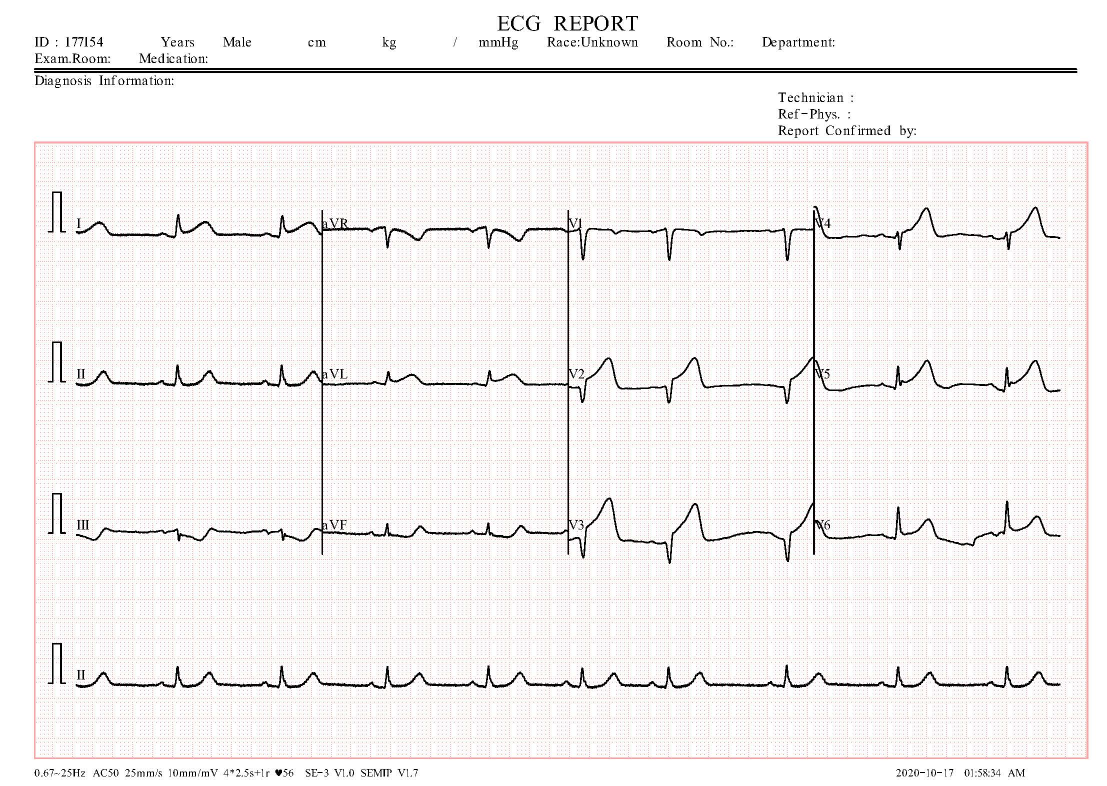
#> input picture LGXP/bolin.jpg, 2213 x 1572 px (shown at 1/2 size)
$ python -i HOS.py   (imports and definitions only)
#> lines starting #> are read from the running program, lines starting #| are printed output that depends on the picture
#> further down, picture is the input picture: shape (1572, 2213, 3); mean B, G, R 241.1, 241.4, 243.7
import cv2
import numpy as np
# from skimage.morphology import skeletonize
s_size=32
# [18 lines left out: functions neighbours, neighbours_prop, not called in this run]


def transitions(neighbours):
    n = neighbours + neighbours[0:1]    # P2, ... P9, P2
    return sum((n1, n2) == (0, 1) for n1, n2 in zip(n, n[1:]))


# [63 lines left out: function skeleton, not called in this run]


from skimage.morphology import skeletonize
import matplotlib.pyplot as plt

def hierarchy_skeletonize_image(image):
    # Convert the image to grayscale
    # gray = cv2.cvtColor(image, cv2.COLOR_BGR2GRAY)
    gray=image
    # Threshold the image to obtain a binary image
    _, binary_image = cv2.threshold(gray, 127, 255, cv2.THRESH_BINARY)
    binary_image[binary_image>1]=1
    # Skeletonize the binary image
    skeleton = skeletonize(binary_image).astype('int')
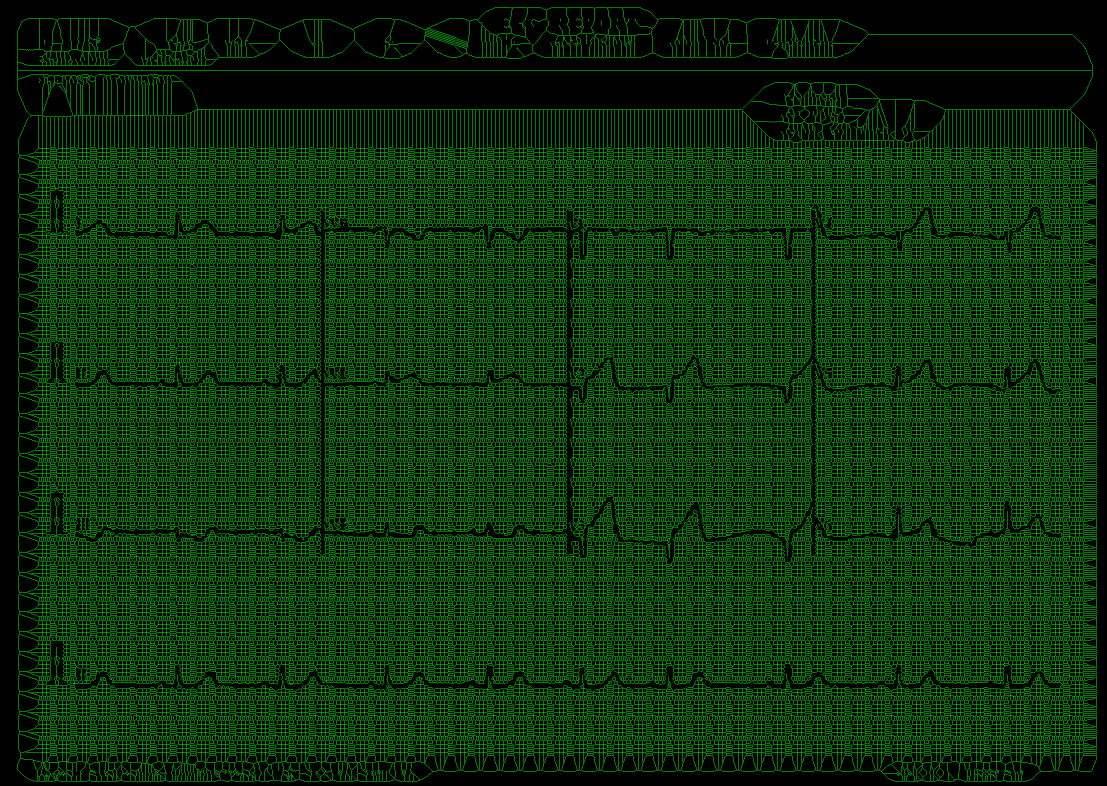
#> skeleton: shape (1572, 2213, 3) int64 (shown at 1/2 size); mean B, G, R 5.75e-07, 0.187, 7.47e-05; drawn with 1 as white
    nn = np.histogram(skeleton, bins=50)[0]
#> nn = 50 values, max 9785796 at index 0, min 0 at index 1, mean 208730.2
    return nn


# [38 lines left out: functions construct_graph, visualize_graph, hierarchyofskeleton_prop, not called in this run]

>>> import cv2
>>> picture = cv2.imread('LGXP/bolin.jpg')
>>> result = hierarchy_skeletonize_image(picture)
#> result has the same summary as nn in hierarchy_skeletonize_image
